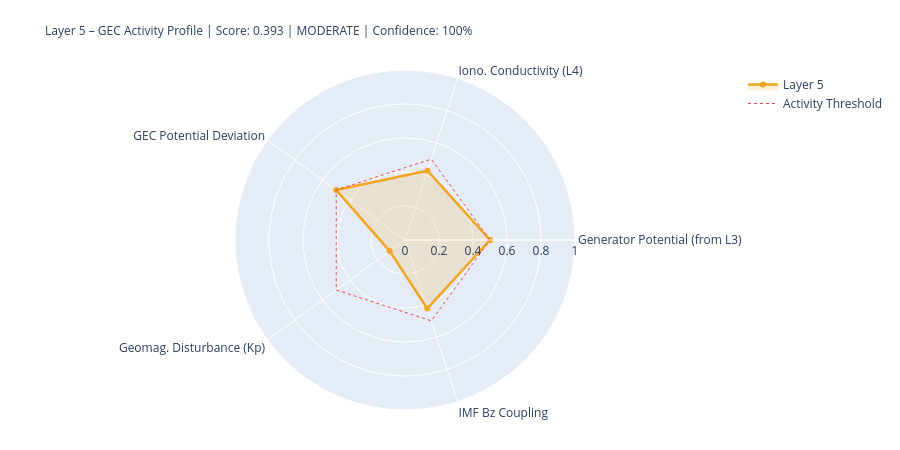

Write notebook code for a chart like this one.
### Markdown cell above
---
## 5. State Assessment & Handoff to Layer 6

### Code cell
# ============================================================
# LAYER-5-SCORE
# ============================================================

# Components
# 1) Generator activity (Layer-3-driven)
gen_score = norm(generator_strength, 0.3, 2.0)
gen_src   = 'from_layer3' if l3_thunder_score is not None else 'estimated'

# 2) Ionospheric conductivity (Layer-4-driven)
iono_score = norm(iono_cond_factor, 0.7, 1.4)
iono_src   = 'from_layer4' if l4_ioniz is not None else 'estimated'

# 3) GEC potential deviation from reference
pot_score = norm(abs(delta_V_pct), 0, 30)  # 0 = at reference, 1 = 30% deviation
pot_src   = 'derived'

# 4) Geomagnetic disturbance (Kp) – modulates vertical currents
kp_score = norm(kp_val, 0, 9)
kp_src   = 'primary' if kp_now is not None else 'from_layer4'

# 5) IMF Bz coupling (southward = stronger M-I coupling → GEC influence)
bz_score = norm(-(bz_now or 0), -5, 30) if bz_now is not None else None
bz_src   = 'primary' if bz_now is not None else 'missing'

COMPONENTS = {
    'Generator Potential (from L3)':  {'score': gen_score,   'source': 'derived_from_layer3', 'dynamic': True},
    'Iono. Conductivity (L4)':      {'score': iono_score,  'source': iono_src, 'dynamic': True},
    'GEC Potential Deviation':      {'score': pot_score,   'source': pot_src,  'dynamic': True},
    'Geomag. Disturbance (Kp)':         {'score': kp_score,    'source': kp_src,   'dynamic': True},
    'IMF Bz Coupling':               {'score': bz_score,    'source': bz_src,   'dynamic': True},
}

available   = {k: v['score'] for k, v in COMPONENTS.items() if v['score'] is not None}
unavailable = [k for k, v in COMPONENTS.items() if v['score'] is None]
layer5_score = round(sum(available.values()) / len(available), 4) if available else None
confidence   = round(len(available) / len(COMPONENTS), 2)
level = ('unknown' if layer5_score is None
         else 'quiet'   if layer5_score < 0.3
         else 'moderate' if layer5_score < 0.6
         else 'active')
dominant_l5 = max(available, key=available.get) if available else 'none'

# Kp consistency: separate 1-min raw value from score value
kp_1m_raw   = kp_now          # directly from API (can be 0.0 during live measurement)
kp_for_score = kp_val          # from Layer-0 context or estimated value if needed
kp_score_src = kp_src

W = 68
print('=' * W)
print('LAYER 5 – GLOBAL ELECTRIC CIRCUIT – STATE ASSESSMENT')
print('=' * W)
for name, comp in COMPONENTS.items():
    s = comp['score']
    if s is not None:
        bar = '█' * int(s*20) + '░' * (20-int(s*20))
        print(f'  {name:<34} {bar}  {s:.3f}  [{comp["source"]}]')
    else:
        print(f'  {name:<34} {"─"*20}  n/a   [missing]')
print('-' * W)
print(f'  Score:         {layer5_score:.3f}  ({len(available)}/{len(COMPONENTS)} components)')
print(f'  Confidence:    {confidence:.0%}')
print(f'  Level:         {level.upper()}')
print(f'  Dominant:      {dominant_l5}')
print(f'  V_iono:        {V_iono_mod:.1f} kV  (Δ {delta_V_pct:+.1f}% vs. Ref)')
print(f'  I_total:       {I_total_mod:.1f} A   (Δ {delta_I_pct:+.1f}% vs. Ref)')
print('=' * W)

# Radar
cats   = list(available.keys())
vals_r = list(available.values())
if len(cats) >= 3:
    fig = go.Figure()
    fig.add_trace(go.Scatterpolar(
        r=vals_r + [vals_r[0]], theta=cats + [cats[0]],
        fill='toself', fillcolor='rgba(242,166,35,0.18)',
        line=dict(color='#F2A623', width=2.5), name='Layer 5'
    ))
    fig.add_trace(go.Scatterpolar(
        r=[0.5]*(len(cats)+1), theta=cats+[cats[0]],
        line=dict(color='#E24B4A', dash='dot', width=1),
        mode='lines', name='Activity Threshold'
    ))
    fig.update_layout(
        title=dict(
            text=f'Layer 5 – GEC Activity Profile | Score: {layer5_score:.3f} | {level.upper()} | Confidence: {confidence:.0%}',
            font=dict(size=12)
        ),
        polar=dict(radialaxis=dict(visible=True, range=[0,1])),
        height=450, showlegend=True,
        margin=dict(l=80, r=80, t=70, b=40)
    )
    fig.show()

### Figure 1 — Plotly figure (JSON) as saved in the notebook; plotly's stock layout.template omitted (floating-point values rounded to 4 significant figures)
{"data": [{"fill": "toself", "fillcolor": "rgba(242,166,35,0.18)", "line": {"color": "#F2A623", "width": 2.5}, "name": "Layer 5", "r": [0.5, 0.4287, 0.5, 0.1111, 0.4243, 0.5], "theta": ["Generator Potential (from L3)", "Iono. Conductivity (L4)", "GEC Potential Deviation", "Geomag. Disturbance (Kp)", "IMF Bz Coupling", "Generator Potential (from L3)"], "type": "scatterpolar"}, {"line": {"color": "#E24B4A", "dash": "dot", "width": 1}, "mode": "lines", "name": "Activity Threshold", "r": [0.5, 0.5, 0.5, 0.5, 0.5, 0.5], "theta": ["Generator Potential (from L3)", "Iono. Conductivity (L4)", "GEC Potential Deviation", "Geomag. Disturbance (Kp)", "IMF Bz Coupling", "Generator Potential (from L3)"], "type": "scatterpolar"}], "layout": {"height": 450, "margin": {"b": 40, "l": 80, "r": 80, "t": 70}, "polar": {"radialaxis": {"range": [0, 1], "visible": true}}, "showlegend": true, "title": {"font": {"size": 12}, "text": "Layer 5 – GEC Activity Profile | Score: 0.393 | MODERATE | Confidence: 100%"}}}
